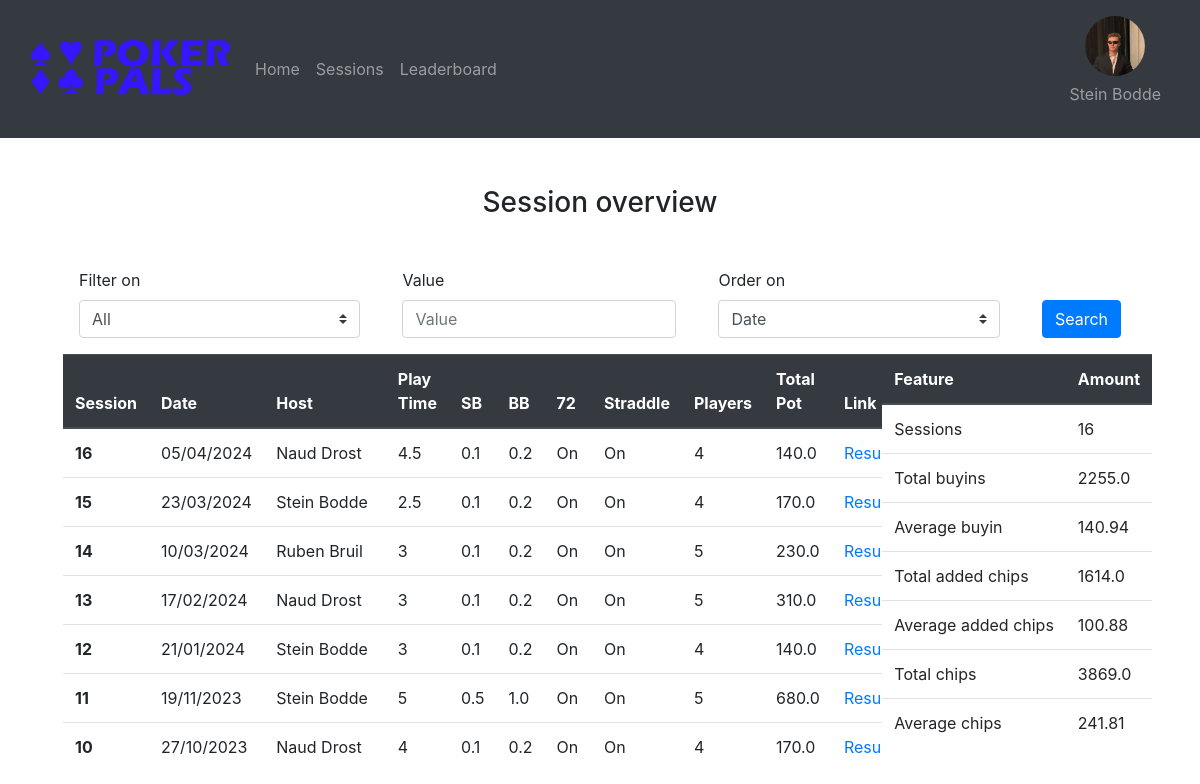
The app's page /sessions (signed in) with its own data.
### website/database/models.py (models this page shows)
class User(db.Model, UserMixin):
    id = db.Column(db.Integer, primary_key=True)
    name = db.Column(db.String(150), unique=True)
    password = db.Column(db.String(150))
    imgURL = db.Column(db.String(10000))

class Session(db.Model):
    session_ID = db.Column(db.Integer, primary_key=True)
    host = db.Column(db.String(100))
    date = db.Column(db.String(100))
    duration = db.Column(db.Integer)
    straddle = db.Column(db.Boolean)
    seven_deuce = db.Column(db.Boolean)
    small_blind = db.Column(db.Float)
    big_blind = db.Column(db.Float)

### website/views.py (the view)
@views.route('/sessions', methods=['GET', 'POST'])
@login_required
def sessions():
    if request.method == "POST":
        filterOn = request.form.get("filter")
        filterValue = request.form.get("inputValue")
        orderOn = request.form.get("order")
    else:
        filterOn = "0"
        filterValue = None
        orderOn = "0"
    return render_template("sessions.html", user = current_user, session_list = sessionQueries.getSessionsWithPeopleAndPot(filterOn, filterValue, orderOn), total_statistics = sessionQueries.getTotalStatistics(filterOn, filterValue))

### website/__init__.py (called while the page is built)
def create_app():
    app = Flask(__name__)
    app.config['SECRET_KEY'] = 'ksjdksajdk17HSSH2ssj88ss'
    app.config['SQLALCHEMY_DATABASE_URI'] = f'sqlite:///{DB_NAME}'
    db.init_app(app)
    from .views import views
    from .auth import auth
    from .admin import admin
    app.register_blueprint(views, url_prefix='/')
    app.register_blueprint(auth, url_prefix='/')
    app.register_blueprint(admin, url_prefix='/admin')
    from .database.models import User, Post
    create_database(app)
    login_manager = LoginManager()
    login_manager.login_view = 'auth.login'
    login_manager.init_app(app)
    @login_manager.user_loader
    def load_user(id):
        return User.query.get(int(id))
    return app

### website/templates/sessions.html (shortened to what this page needs)
{% extends "base.html" %} {% block title %}Sessions{% endblock %} {% block content %}
<div class="fluid-container p-5">
    <h3 align="center">Session overview</h3><br>
    <form method="POST">
        <div class="form-row align-items-center">
            <div class="col m-3">
                <label class="mr-sm-2" for="filter">Filter on</label>
                <select onchange="saveChoice(this, 'active1');" class="custom-select mr-sm-2" name="filter" id="filter">
                    <option id="f0" selected value="0">All</option>
                </select>
            </div>
            <div class="col-auto m-3">
                <label class="mr-sm-2" for="input Value">Value</label>
                <input type="text" onkeyup="saveValue(this)" class="form-control" name="inputValue" id="inputValue"
                    placeholder="Value">
            </div>
            <div class="col m-3">
                <label class="mr-sm-2" for="order">Order on</label>
                <select onchange="saveChoice(this, 'active2');" class="custom-select mr-sm-2" name="order" id="order">
                    <option selected value="0">Date</option>
                </select>
            </div>
            <div class="col-auto m-3 mt-5">
                <button type="submit" class="btn btn-primary">Search</button>
            </div>
        </div>
    </form>
    <div class="row">
        <div class="col overflow-auto" style="max-height: 400px;">
            <table class="table">
                <thead class="thead-dark">
                    <tr>
                        <th scope="col">Session</th>
                        <th scope="col">Date</th>
                        <th scope="col">Host</th>
                        <th scope="col">Play Time</th>
                        <th scope="col">SB</th>
                        <th scope="col">BB</th>
                        <th scope="col">72</th>
                        <th scope="col">Straddle</th>
                        <th scope="col">Players</th>
                        <th scope="col">Total Pot</th>
                        <th scope="col">Link</th>
                    </tr>
                </thead>
                <tbody>
                    {% for session in session_list%}
                    <tr>
                        <th scope="row">{{session.number}}</th>
                        <td>{{session.date}}</td>
                        <td>{{session.host}}</td>
                        <td>{{session.duration | round(2)}}</td>
                        <td>{{session.small_blind | round(2)}}</td>
                        <td>{{session.big_blind | round(2)}}</td>
                        {%if session.seven_deuce%}
                        <td>On</td>
                        {%else%}
                        <td>Off</td>
                        {%endif%}
                        {%if session.straddle%}
                        <td>On</td>
                        {%else%}
                        <td>Off</td>
                        {%endif%}
                        <td>{{session.players | round(2)}}</td>
                        <td>{{session.pot | round(2)}}</td>
                        <td><a href="/sessions/{{session.session_ID}}">Results</a></td>
                    </tr>
                    {%endfor%}
                </tbody>
            </table>
        </div>
        <div class="column-2">
            <table class="table">
                <thead class="thead-dark">
                    <tr>
                        <th scope="col">Feature</th>
                        <th scope="col">Amount</th>
                    </tr>
                <tbody>
                    {%for feature, amount in total_statistics.items()%}
                    <tr>
                        <td>{{feature}}</td>
                        <td>{{amount | round(2)}}</td>
                    </tr>
                    {%endfor%}
                </tbody>
                </thead>
            </table>
        </div>
    </div>
</div>
{% endblock %}

### website/templates/base.html (shortened to what this page needs)
<!DOCTYPE html>
<html>
<head>
  <link rel="stylesheet" href="https://stackpath.bootstrapcdn.com/bootstrap/4.4.1/css/bootstrap.min.css"
 />
  <link rel="stylesheet" href="https://stackpath.bootstrapcdn.com/font-awesome/4.7.0/css/font-awesome.min.css"
 />
</head>
<body>
  {% if user.is_authenticated %}
  <nav class="navbar navbar-expand-lg navbar-dark bg-dark sticky-top">
    <div class="container-fluid">
      <a class="navbar-brand">
        <img src="{{url_for('static', filename='pictures/logo.png')}}" width="200px">
      </a>
      <div class="collapse navbar-collapse" id="navbarText">
        <ul class="navbar-nav me-auto mb-2 mb-lg-0">
          <li class="nav-item">
            <a class="nav-link" href="/">Home</a>
          </li>
          <li class="nav-item">
            <a class="nav-link" href="/sessions">Sessions</a>
          </li>
          <li class="nav-item">
            <a class="nav-link" href="/leaderboard">Leaderboard</a>
          </li>
        </ul>
        <ul class="navbar-nav ml-auto mb-2 mb-lg-0">
          <li class="nav-item">
            <a class="nav-link text-center" href="/account">
              <div class="circular--landscape-big">
                <div class="image-container">
                  <img src="{{url_for('static', filename= user.imgURL)}}">
                </div>
              </div>
              <p>{{user.name}}</p>
            </a>
      </div>
    </div>
  </nav>
  {% endif %}
  <div class="container-fluid">
    {% block content%}
    {% endblock %}
  </div>
</body>
</html>

### website/templates/base.html (style rules this page uses)
.circular--landscape-big { display: inline-block; position: relative; width: 60px; height: 60px; overflow: hidden; border-radius: 50%; }
.circular--landscape-big img { width: auto; height: 200%; margin-left: -5px; transition: opacity 0.3s ease-in-out; }
.image-container { width: 100%; height: 100%; }

### records on screen
User: imgURL (picture), name "Stein Bodde"

### other values on screen
{{ session.number }} "16"
{{ session.date }} "05/04/2024"
{{ session.host }} "Naud Drost"
{{ session.duration | round(2) }} "4.5"
{{ session.small_blind | round(2) }} "0.1"
{{ session.big_blind | round(2) }} "0.2"
{{ session.players | round(2) }} "4"
{{ session.pot | round(2) }} "140.0"
{{ session.number }} "15"
{{ session.date }} "23/03/2024"
{{ session.host }} "Stein Bodde"
{{ session.duration | round(2) }} "2.5"
{{ session.pot | round(2) }} "170.0"
{{ session.number }} "14"
{{ session.date }} "10/03/2024"
